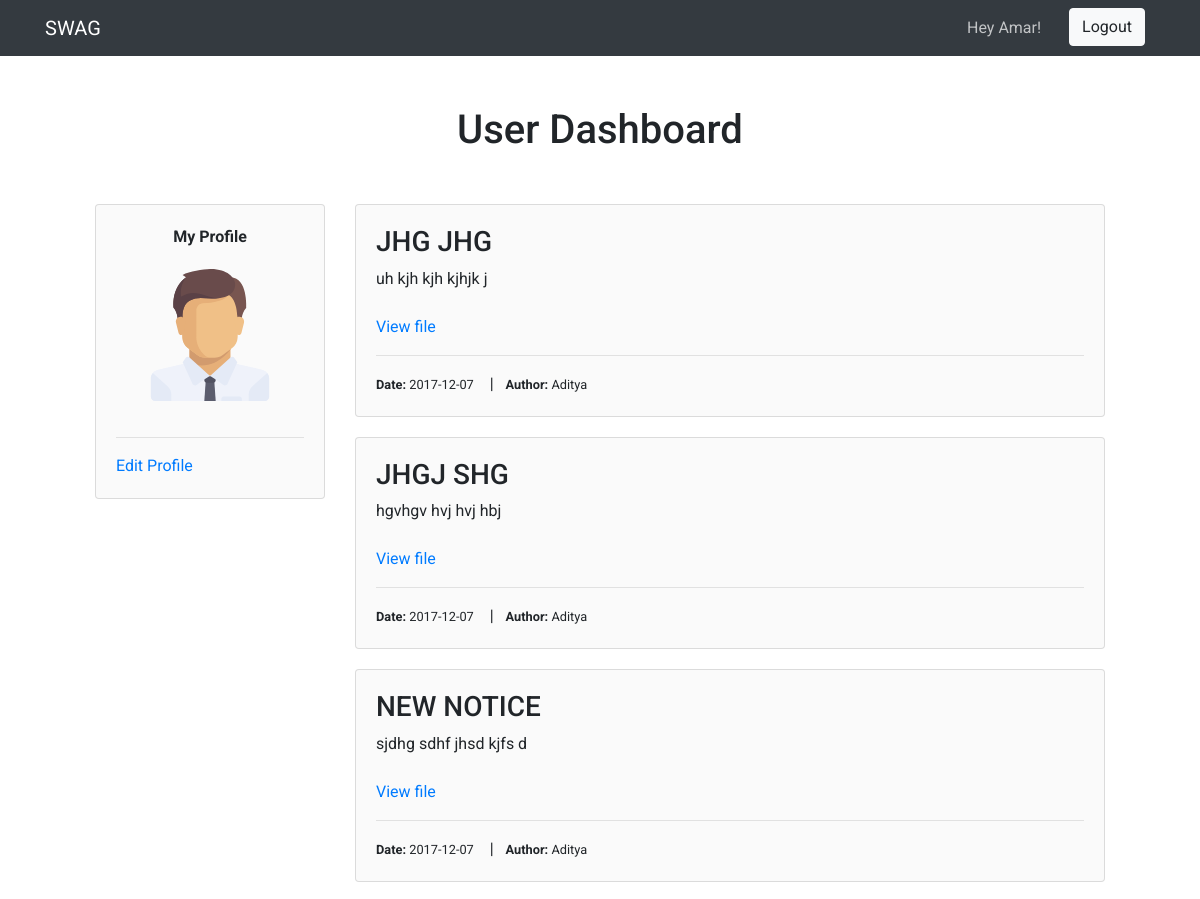
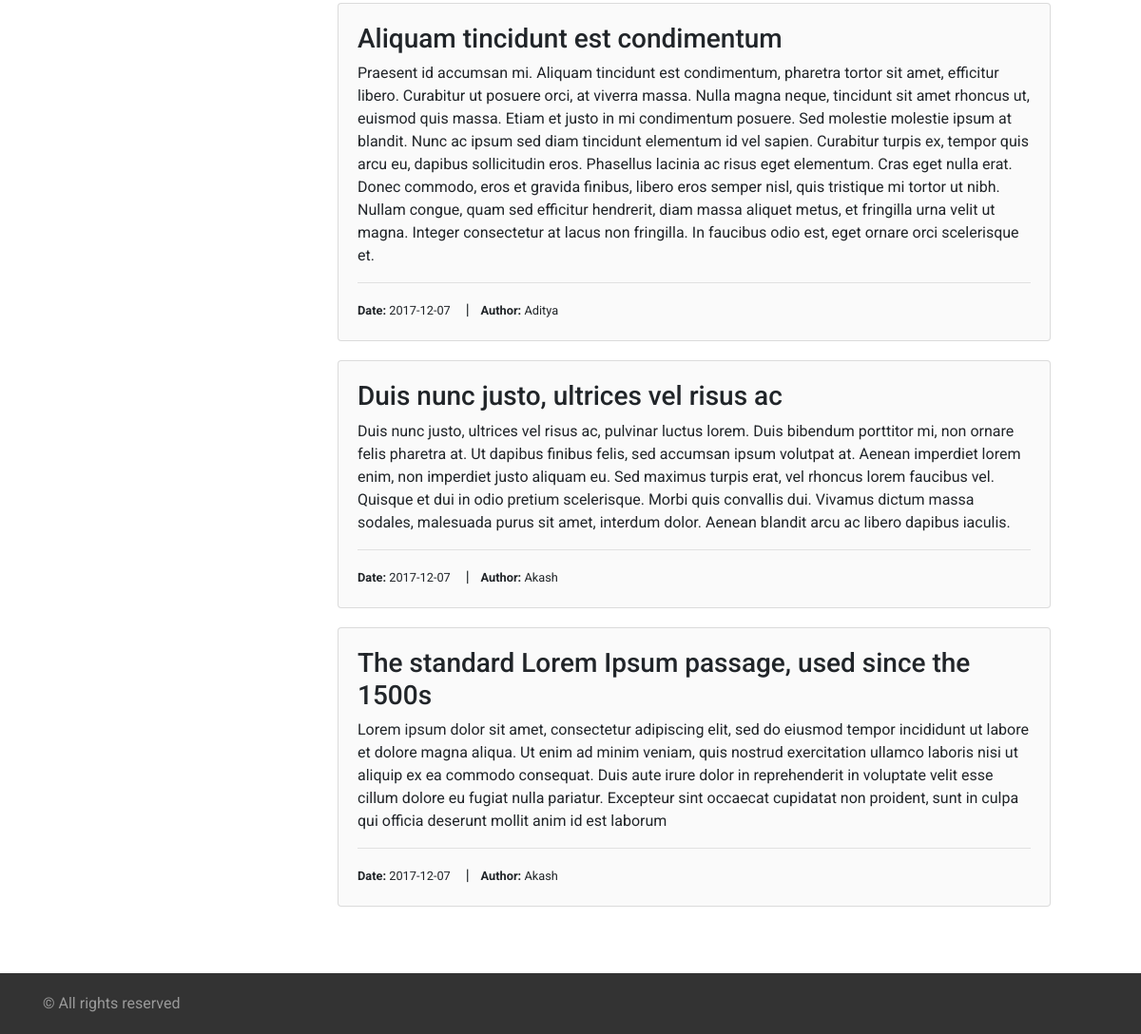
Page /user-dash.php (signed in) on the committed database (2 pictures, top to bottom).
### tables this page shows
CREATE TABLE `notice` (
  `title` varchar(200) NOT NULL,
  `body` varchar(1000) NOT NULL,
  `date` varchar(50) NOT NULL,
  `author` text NOT NULL,
  `file` varchar(50) NOT NULL
);

### user-dash.php (the view, shortened to what this page needs)
<!DOCTYPE html>
<html lang="en">
  <head>
    <link rel="stylesheet" href="https://maxcdn.bootstrapcdn.com/bootstrap/4.0.0-beta/css/bootstrap.min.css">
    <link rel="stylesheet" href="style.css" type="text/css">
  </head>
  <body>
      <?php
          include("session.php");
          $sql = "select * from notice ORDER by date DESC";
          $result = mysqli_query($db,$sql) or die ("VERY BAD");
      ?>
    <nav class="navbar navbar-expand-lg navbar-dark bg-dark">
      <div class="container">
        <a class="navbar-brand" href="index.html">SWAG</a>
        <div class="collapse navbar-collapse" id="navbarSupportedContent">
          <ul class="navbar-nav ml-auto">
            <li class="nav-item">
              <a class="nav-link" href="profile.php">Hey <?php echo $_SESSION["theuser"]; ?>!</a>
            </li>
            <li class="nav-item">
              <a href="logout.php"><button type="button" class="btn btn-light">Logout</button></a>
            </li>
          </ul>
        </div>
      </div>
    </nav>
    <div class="container">
      <div class="admin-dash">
        <h1>User Dashboard</h1>
        <div class="row">
          <div class="col-md-3">
            <div class="card">
              <div class="card-body">
                <center><b>My Profile</b>
                <img src="img/profile.svg">
                  </center>
                <hr>
                <a href="editprofile.php">Edit Profile</a>
              </div>
            </div>
          </div>
          <div class="col-md-9">
            <?php
                while($row = mysqli_fetch_array($result))
                {
                  echo "<div class='card'>
                        <div class='card-body'>";
                  echo "<h3>".$row['title']."</h3>";
                  echo $row['body'];
                  echo "<br>";
                  if($row['file']!=null)
                  {
                    echo "<br>";
                    echo "<a href='".$row['file']."'>View file</a>";
                  }
                  echo "<hr>";
                  echo "<small><b>Date: </b>".$row['date']."</small> &nbsp;&nbsp;&nbsp;|&nbsp;&nbsp;&nbsp;";
                  echo "<small><b>Author: </b>".$row['author']."</small>";
                  echo "</div>
                        </div>";
                }
                ?>
          </div>
        </div>
      </div>
    </div>
    <footer>
      <div class="container">
        &copy; All rights reserved
      </div>
    </footer>
  </body>
</html>

### style.css (style rules this page uses)
body { font-family: 'Roboto', sans-serif; }
.nav-item { padding: 0px 10px; }
.navbar-dark .navbar-nav .nav-link { color: rgba(255, 255, 255, 0.7); }
footer { padding: 20px; background-color: #333; color: rgba(255, 255, 255, 0.5); }
.admin-dash { padding: 50px; }
.admin-dash h1 { text-align: center; margin-bottom: 50px; }
.card { margin-bottom: 20px; background-color: #fafafa; }
.card-body img { width: 70%; margin-top: 20px; margin-bottom: 20px; margin-left: 15%; margin-right: 15%; }

### rows in the picture
notice: title "JHG JHG", body "uh kjh kjh kjhjk j", date "2017-12-07", author "Aditya"
notice: title "JHGJ SHG", body "hgvhgv hvj hvj hbj", date "2017-12-07", author "Aditya"
notice: title "NEW NOTICE", body "sjdhg sdhf jhsd kjfs d", date "2017-12-07", author "Aditya"
notice: title "Aliquam tincidunt est condimentum", body "Praesent id accumsan mi. Aliquam tincidunt est condimentum, pharetra tortor sit amet, efficitur libero. Curabitur ut posuere orci, at viverra massa. Nulla magna neque, tincidunt sit amet rhoncus ut, euismod quis massa. Etiam et justo in mi condimentum posuere. Sed molestie molestie ipsum at blandit. Nunc ac ipsum sed diam tincidunt elementum id vel sapien. Curabitur turpis ex, tempor quis arcu eu, dapibus sollicitudin eros. Phasellus lacinia ac risus eget elementum. Cras eget nulla erat. Donec commodo, eros et gravida finibus, libero eros semper nisl, quis tristique mi tortor ut nibh. Nullam congue, quam sed efficitur hendrerit, diam massa aliquet metus, et fringilla urna velit ut magna.…", date "2017-12-07", author "Aditya"
notice: title "Duis nunc justo, ultrices vel risus ac", body "Duis nunc justo, ultrices vel risus ac, pulvinar luctus lorem. Duis bibendum porttitor mi, non ornare felis pharetra at. Ut dapibus finibus felis, sed accumsan ipsum volutpat at. Aenean imperdiet lorem enim, non imperdiet justo aliquam eu. Sed maximus turpis erat, vel rhoncus lorem faucibus vel. Quisque et dui in odio pretium scelerisque. Morbi quis convallis dui. Vivamus dictum massa sodales, malesuada purus sit amet, interdum dolor. Aenean blandit arcu ac libero dapibus iaculis.", date "2017-12-07", author "Akash"
notice: title "The standard Lorem Ipsum passage, used since the 1500s", body "Lorem ipsum dolor sit amet, consectetur adipiscing elit, sed do eiusmod tempor incididunt ut labore et dolore magna aliqua. Ut enim ad minim veniam, quis nostrud exercitation ullamco laboris nisi ut aliquip ex ea commodo consequat. Duis aute irure dolor in reprehenderit in voluptate velit esse cillum dolore eu fugiat nulla pariatur. Excepteur sint occaecat cupidatat non proident, sunt in culpa qui officia deserunt mollit anim id est laborum", date "2017-12-07", author "Akash"

### other values in the picture
$_SESSION["theuser"] "Amar"
